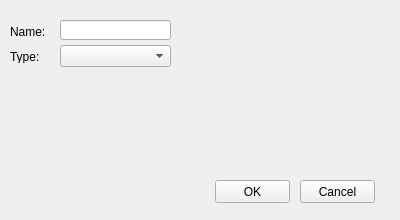
<?xml version="1.0" encoding="UTF-8"?>
<ui version="4.0">
 <class>Form</class>
 <widget class="QWidget" name="Form">
  <property name="geometry">
   <rect>
    <x>0</x>
    <y>0</y>
    <width>400</width>
    <height>220</height>
   </rect>
  </property>
  <property name="windowTitle">
   <string>Create Node</string>
  </property>
  <widget class="QLineEdit" name="nameLineEdit">
   <property name="geometry">
    <rect>
     <x>60</x>
     <y>20</y>
     <width>111</width>
     <height>20</height>
    </rect>
   </property>
  </widget>
  <widget class="QLabel" name="nameLabel">
   <property name="geometry">
    <rect>
     <x>10</x>
     <y>25</y>
     <width>46</width>
     <height>13</height>
    </rect>
   </property>
   <property name="text">
    <string>Name:</string>
   </property>
  </widget>
  <widget class="QLabel" name="typeLabel">
   <property name="geometry">
    <rect>
     <x>10</x>
     <y>50</y>
     <width>46</width>
     <height>13</height>
    </rect>
   </property>
   <property name="text">
    <string>Type:</string>
   </property>
  </widget>
  <widget class="QComboBox" name="typeComboBox">
   <property name="geometry">
    <rect>
     <x>60</x>
     <y>45</y>
     <width>111</width>
     <height>22</height>
    </rect>
   </property>
  </widget>
  <widget class="QPushButton" name="okButton">
   <property name="geometry">
    <rect>
     <x>215</x>
     <y>180</y>
     <width>75</width>
     <height>23</height>
    </rect>
   </property>
   <property name="text">
    <string>OK</string>
   </property>
  </widget>
  <widget class="QPushButton" name="cancelButton">
   <property name="geometry">
    <rect>
     <x>300</x>
     <y>180</y>
     <width>75</width>
     <height>23</height>
    </rect>
   </property>
   <property name="text">
    <string>Cancel</string>
   </property>
  </widget>
 </widget>
 <resources/>
 <connections/>
</ui>
